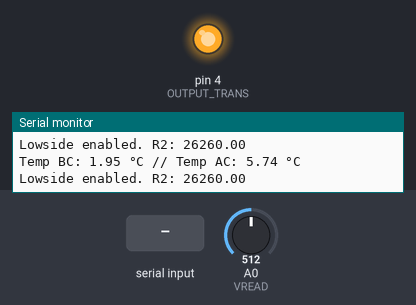
A program run on a simulated Arduino Uno, built with avr-gcc and run on an emulated ATmega328P. On the bench: output pins drawn as LEDs (lit = HIGH), the last lines printed to the serial monitor. Inputs (shaded band) come from the test bench; at power-on: A0 (VREAD) = 512.

Above: at 1.2 s.
1.3 s: A0 (VREAD) set to 716
4.3 s: "90,45\n" received over Serial
7.3 s: "30,150\n" received over Serial
10.3 s: A0 (VREAD) set to 604
13.3 s: A0 (VREAD) set to 581
At 14.6 s:
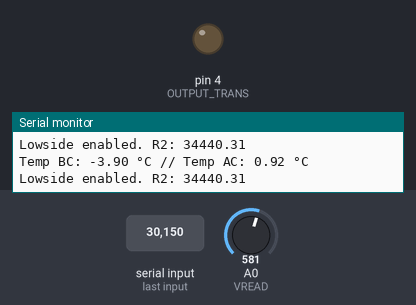
16.3 s: "2\n" received over Serial
Timing chart, 0 to 19.3 s (numbered marks = the images above; inputs shaded):
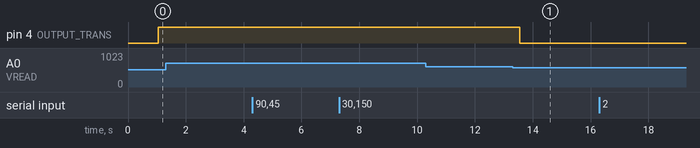

Measured:
- after the input at 13.3 s, pin 4 (OUTPUT_TRANS): HIGH → LOW after 0.26 s

The program:

main.cpp
```cpp
/****************void ReadTemp wurde aus Zeitgründen von Aris Mandolini(Siraman25) kopiert****************/
#include <Arduino.h>
#include <math.h>
#define VREAD A0 // Definition vom Input-PIN des NTC im Spannungsteiler
#define OUTPUT_TRANS 4  // Definition vom Input-PIN für den Transistor

const bool MEASURING_U2_LOWSIDE = true; // Wenn true -> Lowside, false -> Highside
//Diese const werden in der funktion ReadTemp verwendet
const int ADC_VREF = 5;     // Referenzspannung des ADCs
const int ADC_STEPS = 1024; // Referenzschritte des ADCs
const int RESISTANCE = 26260; // Anderer Widerstand in Ohm
//Diese const werden in der funktion loop verwendet verwendet
const int TIMEDELAY = 1000; // Zeit in ms zwischen Messungen

int voltageSteps = 0;         // Gemesste ADC-Schritte
float voltage = 0;            // Gemesste Spannung
uint64_t timestampMillis = 0; // Timestamp für Messungen
float R2 = 0;                 // Berechneter Widerstand R2
float R1 = 0;                 // Berechneter Widerstand R1

const float R_N = 10000;       // Nennwiederstand (Datasheet)
const float B = 3435;          // Materialkonstante (Datasheet)
const float T_N = 25 + 273.15; // Nenntemperatur in KELVIN! (Datasheet)
float temperature = 0;         // Berechnete Temperatur

int TEMP_IDEAL = 30;
int TEMP_DELTA = 5;

String HeizData = "";         //Einlesung des Benutzers
int Mode = 2; // 1 = manuell 2 = auto
String mitRead = "";          //Zwischenspeicher ob Betrieb in Manuell oder Auto ist
int mitReadint = 0;           //Umwandeln von HeizData von String to int


/****const int ADC_VREF = 5; wird in ReadTemp verwendet***********/
/****const int ADC_STEPS = 1024; wird in ReadTemp verwendet*******/
/****const int RESISTANCE = 26260; wird in ReadTemp verwendet*****/
void ReadTemp()           //Berechnung der Temperatur
{
  if (Serial.available())
  {
    HeizData = Serial.readString();
    if (HeizData.charAt(0) == 'm')
    {
      Mode = 1;
      Serial.println("Mode Manu");
      if (temperature < TEMP_IDEAL + TEMP_DELTA)
      {
        digitalWrite(OUTPUT_TRANS, 1);
      }
    }
    else if (HeizData.charAt(0) == 'a')
    {
      Mode = 2;
      Serial.println("Mode Auto");
    }
    mitRead = HeizData.charAt(5);
    mitRead = mitRead + HeizData.charAt(6);
    TEMP_DELTA = mitRead.toInt();
    mitRead = HeizData.charAt(8);
    mitRead = mitRead + HeizData.charAt(9);
    TEMP_IDEAL = mitRead.toInt();
    Serial.println(TEMP_IDEAL);
    Serial.println(TEMP_DELTA);
  }
}
void SwitchAutoManu()     //Wechsel von Automatic auf Manuellenbetrieb
{
  voltageSteps = analogRead(VREAD);
  voltage = ((float)ADC_VREF / ADC_STEPS) * voltageSteps;
  if (MEASURING_U2_LOWSIDE)
  {
    // Serial.println(voltageSteps);
    // Serial.println(voltage);

    R2 = (voltage * RESISTANCE) / (ADC_VREF - voltage);
    Serial.print("Lowside enabled. R2: ");
    Serial.println(R2);

    temperature = (1 / ((1 / T_N) + ((1 / B) * log(R2 / R_N)))) - 273.15;
    Serial.print("Temp BC: ");
    Serial.print(temperature);

    temperature = (temperature + 5.013) / 1.213;

    Serial.print(" °C // Temp AC: ");
    Serial.print(temperature);
    Serial.println(" °C");
  }
  else
  {
    R1 = ((ADC_VREF - voltage) * RESISTANCE) / voltage;
    Serial.print("Highside enabled. R1: ");
    Serial.println(R1);

    temperature = (1 / ((1 / T_N) + ((1 / B) * log(R1 / R_N)))) - 273.15;

    Serial.print("Temperature: ");
    Serial.print(temperature);
    Serial.println(" °C");
  }
}
void Automatic()          //Ein Ausschalten der Heizung bei Automatischen Betrieb
{
  if (Mode == 2)
  {
    if (temperature < TEMP_IDEAL - TEMP_DELTA)
    {
      digitalWrite(OUTPUT_TRANS, 1);
    }
    if (temperature > TEMP_IDEAL + TEMP_DELTA)
    {
      digitalWrite(OUTPUT_TRANS, 0);
    }
  }
}
void Manuell()            //Ein und Ausschalten der Heizung bei Manuellem Betrieb
{
  if (Mode == 1)
  {
    if (temperature > TEMP_IDEAL + TEMP_DELTA)
    {
      digitalWrite(OUTPUT_TRANS, 0);
    }
  }
}

void setup()
{
  Serial.begin(9600);
  pinMode(VREAD, INPUT);
  pinMode(OUTPUT_TRANS, OUTPUT);
}
//const int TIMEDELAY = 1000; wird im main loop verwendet
void loop()
{
  /// Umschaltung Manuell Auto
  SwitchAutoManu();
  ////Berechnung Temperatur
  if (millis() - timestampMillis > TIMEDELAY)
  {
    ReadTemp();
    Automatic();
    Manuell();
    timestampMillis = millis();
  }
}
```
